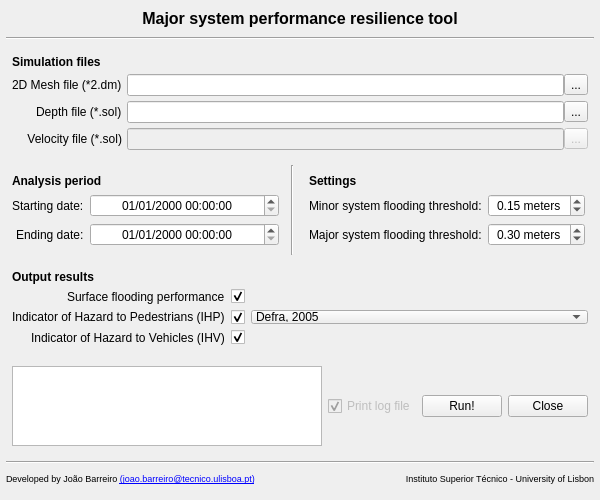
<?xml version="1.0" encoding="UTF-8"?>
<ui version="4.0">
 <class>MainWindow</class>
 <widget class="QMainWindow" name="MainWindow">
  <property name="geometry">
   <rect>
    <x>0</x>
    <y>0</y>
    <width>600</width>
    <height>500</height>
   </rect>
  </property>
  <property name="minimumSize">
   <size>
    <width>600</width>
    <height>500</height>
   </size>
  </property>
  <property name="maximumSize">
   <size>
    <width>600</width>
    <height>500</height>
   </size>
  </property>
  <property name="windowTitle">
   <string>MainWindow</string>
  </property>
  <widget class="QWidget" name="centralwidget">
   <layout class="QVBoxLayout" name="verticalLayout_2">
    <property name="leftMargin">
     <number>6</number>
    </property>
    <property name="topMargin">
     <number>6</number>
    </property>
    <property name="rightMargin">
     <number>6</number>
    </property>
    <property name="bottomMargin">
     <number>6</number>
    </property>
    <item>
     <widget class="QLabel" name="label_4">
      <property name="sizePolicy">
       <sizepolicy hsizetype="Preferred" vsizetype="Maximum">
        <horstretch>0</horstretch>
        <verstretch>0</verstretch>
       </sizepolicy>
      </property>
      <property name="text">
       <string>&lt;html&gt;&lt;head/&gt;&lt;body&gt;&lt;p align=&quot;center&quot;&gt;&lt;span style=&quot; font-size:12pt; font-weight:700;&quot;&gt;Major system performance resilience tool&lt;/span&gt;&lt;/p&gt;&lt;/body&gt;&lt;/html&gt;</string>
      </property>
     </widget>
    </item>
    <item>
     <widget class="Line" name="line_2">
      <property name="orientation">
       <enum>Qt::Horizontal</enum>
      </property>
     </widget>
    </item>
    <item>
     <widget class="QWidget" name="widget" native="true">
      <property name="sizePolicy">
       <sizepolicy hsizetype="Preferred" vsizetype="Maximum">
        <horstretch>0</horstretch>
        <verstretch>0</verstretch>
       </sizepolicy>
      </property>
      <layout class="QVBoxLayout" name="verticalLayout">
       <property name="spacing">
        <number>5</number>
       </property>
       <property name="leftMargin">
        <number>6</number>
       </property>
       <property name="topMargin">
        <number>6</number>
       </property>
       <property name="rightMargin">
        <number>6</number>
       </property>
       <property name="bottomMargin">
        <number>6</number>
       </property>
       <item>
        <widget class="QLabel" name="label">
         <property name="font">
          <font>
           <bold>true</bold>
          </font>
         </property>
         <property name="text">
          <string>Simulation files</string>
         </property>
        </widget>
       </item>
       <item>
        <layout class="QFormLayout" name="formLayout_2">
         <property name="labelAlignment">
          <set>Qt::AlignRight|Qt::AlignTrailing|Qt::AlignVCenter</set>
         </property>
         <property name="formAlignment">
          <set>Qt::AlignCenter</set>
         </property>
         <property name="bottomMargin">
          <number>0</number>
         </property>
         <item row="1" column="0">
          <widget class="QLabel" name="DepthFile_label">
           <property name="text">
            <string>Depth file (*.sol)</string>
           </property>
          </widget>
         </item>
         <item row="1" column="1">
          <widget class="QWidget" name="widget_3" native="true">
           <layout class="QHBoxLayout" name="horizontalLayout_5">
            <property name="spacing">
             <number>0</number>
            </property>
            <property name="leftMargin">
             <number>0</number>
            </property>
            <property name="topMargin">
             <number>0</number>
            </property>
            <property name="rightMargin">
             <number>0</number>
            </property>
            <property name="bottomMargin">
             <number>0</number>
            </property>
            <item>
             <widget class="QLineEdit" name="DepthFile_Filepath">
              <property name="enabled">
               <bool>true</bool>
              </property>
              <property name="toolTip">
               <string/>
              </property>
              <property name="inputMask">
               <string/>
              </property>
              <property name="text">
               <string/>
              </property>
              <property name="clearButtonEnabled">
               <bool>true</bool>
              </property>
             </widget>
            </item>
            <item>
             <widget class="QToolButton" name="DepthFile_Search">
              <property name="text">
               <string>...</string>
              </property>
              <property name="autoRaise">
               <bool>false</bool>
              </property>
             </widget>
            </item>
           </layout>
          </widget>
         </item>
         <item row="2" column="0">
          <widget class="QLabel" name="VelocityFile_label">
           <property name="text">
            <string>Velocity file (*.sol)</string>
           </property>
           <property name="alignment">
            <set>Qt::AlignRight|Qt::AlignTrailing|Qt::AlignVCenter</set>
           </property>
          </widget>
         </item>
         <item row="2" column="1">
          <widget class="QWidget" name="widget_2" native="true">
           <layout class="QHBoxLayout" name="horizontalLayout_3">
            <property name="spacing">
             <number>0</number>
            </property>
            <property name="leftMargin">
             <number>0</number>
            </property>
            <property name="topMargin">
             <number>0</number>
            </property>
            <property name="rightMargin">
             <number>0</number>
            </property>
            <property name="bottomMargin">
             <number>0</number>
            </property>
            <item>
             <widget class="QLineEdit" name="VelocityFile_Filepath">
              <property name="enabled">
               <bool>false</bool>
              </property>
              <property name="toolTip">
               <string/>
              </property>
              <property name="text">
               <string/>
              </property>
              <property name="clearButtonEnabled">
               <bool>true</bool>
              </property>
             </widget>
            </item>
            <item>
             <widget class="QToolButton" name="VelocityFile_Search">
              <property name="enabled">
               <bool>false</bool>
              </property>
              <property name="text">
               <string>...</string>
              </property>
              <property name="autoRaise">
               <bool>false</bool>
              </property>
             </widget>
            </item>
           </layout>
          </widget>
         </item>
         <item row="0" column="0">
          <widget class="QLabel" name="MeshFile_label">
           <property name="text">
            <string>2D Mesh file (*2.dm)</string>
           </property>
          </widget>
         </item>
         <item row="0" column="1">
          <widget class="QWidget" name="widget_16" native="true">
           <layout class="QHBoxLayout" name="horizontalLayout_14">
            <property name="spacing">
             <number>0</number>
            </property>
            <property name="leftMargin">
             <number>0</number>
            </property>
            <property name="topMargin">
             <number>0</number>
            </property>
            <property name="rightMargin">
             <number>0</number>
            </property>
            <property name="bottomMargin">
             <number>0</number>
            </property>
            <item>
             <widget class="QLineEdit" name="MeshFile_Filepath">
              <property name="enabled">
               <bool>true</bool>
              </property>
              <property name="toolTip">
               <string/>
              </property>
              <property name="inputMask">
               <string/>
              </property>
              <property name="text">
               <string/>
              </property>
              <property name="clearButtonEnabled">
               <bool>true</bool>
              </property>
             </widget>
            </item>
            <item>
             <widget class="QToolButton" name="MeshFile_Search">
              <property name="text">
               <string>...</string>
              </property>
              <property name="autoRaise">
               <bool>false</bool>
              </property>
             </widget>
            </item>
           </layout>
          </widget>
         </item>
        </layout>
       </item>
      </layout>
     </widget>
    </item>
    <item>
     <widget class="QWidget" name="widget" native="true">
      <property name="sizePolicy">
       <sizepolicy hsizetype="Preferred" vsizetype="Maximum">
        <horstretch>0</horstretch>
        <verstretch>0</verstretch>
       </sizepolicy>
      </property>
      <layout class="QHBoxLayout" name="horizontalLayout">
       <property name="leftMargin">
        <number>0</number>
       </property>
       <property name="topMargin">
        <number>0</number>
       </property>
       <property name="rightMargin">
        <number>0</number>
       </property>
       <property name="bottomMargin">
        <number>0</number>
       </property>
       <item>
        <widget class="QWidget" name="widget_4" native="true">
         <property name="sizePolicy">
          <sizepolicy hsizetype="Preferred" vsizetype="Maximum">
           <horstretch>0</horstretch>
           <verstretch>0</verstretch>
          </sizepolicy>
         </property>
         <layout class="QVBoxLayout" name="verticalLayout_3">
          <property name="spacing">
           <number>6</number>
          </property>
          <property name="leftMargin">
           <number>6</number>
          </property>
          <property name="topMargin">
           <number>6</number>
          </property>
          <property name="rightMargin">
           <number>6</number>
          </property>
          <property name="bottomMargin">
           <number>6</number>
          </property>
          <item>
           <widget class="QLabel" name="label_2">
            <property name="font">
             <font>
              <bold>true</bold>
             </font>
            </property>
            <property name="text">
             <string>Analysis period</string>
            </property>
           </widget>
          </item>
          <item>
           <layout class="QFormLayout" name="formLayout_3">
            <property name="labelAlignment">
             <set>Qt::AlignRight|Qt::AlignTrailing|Qt::AlignVCenter</set>
            </property>
            <property name="formAlignment">
             <set>Qt::AlignCenter</set>
            </property>
            <property name="verticalSpacing">
             <number>6</number>
            </property>
            <item row="0" column="0">
             <widget class="QLabel" name="studyNameLabel_2">
              <property name="text">
               <string>Starting date:</string>
              </property>
             </widget>
            </item>
            <item row="0" column="1">
             <widget class="QWidget" name="widget_6" native="true">
              <layout class="QHBoxLayout" name="horizontalLayout_7">
               <property name="spacing">
                <number>0</number>
               </property>
               <property name="leftMargin">
                <number>0</number>
               </property>
               <property name="topMargin">
                <number>0</number>
               </property>
               <property name="rightMargin">
                <number>0</number>
               </property>
               <property name="bottomMargin">
                <number>0</number>
               </property>
               <item>
                <widget class="QDateTimeEdit" name="StartingDate">
                 <property name="alignment">
                  <set>Qt::AlignCenter</set>
                 </property>
                 <property name="displayFormat">
                  <string>dd/MM/yyyy HH:mm:ss</string>
                 </property>
                </widget>
               </item>
              </layout>
             </widget>
            </item>
            <item row="1" column="0">
             <widget class="QLabel" name="studyDirectoryLabel_2">
              <property name="text">
               <string>Ending date:</string>
              </property>
             </widget>
            </item>
            <item row="1" column="1">
             <widget class="QWidget" name="widget_5" native="true">
              <layout class="QHBoxLayout" name="horizontalLayout_6">
               <property name="spacing">
                <number>0</number>
               </property>
               <property name="leftMargin">
                <number>0</number>
               </property>
               <property name="topMargin">
                <number>0</number>
               </property>
               <property name="rightMargin">
                <number>0</number>
               </property>
               <property name="bottomMargin">
                <number>0</number>
               </property>
               <item>
                <widget class="QDateTimeEdit" name="EndDate">
                 <property name="alignment">
                  <set>Qt::AlignCenter</set>
                 </property>
                 <property name="minimumDate">
                  <date>
                   <year>1753</year>
                   <month>9</month>
                   <day>14</day>
                  </date>
                 </property>
                 <property name="displayFormat">
                  <string>dd/MM/yyyy HH:mm:ss</string>
                 </property>
                </widget>
               </item>
              </layout>
             </widget>
            </item>
           </layout>
          </item>
         </layout>
        </widget>
       </item>
       <item>
        <widget class="Line" name="line_3">
         <property name="orientation">
          <enum>Qt::Vertical</enum>
         </property>
        </widget>
       </item>
       <item>
        <widget class="QWidget" name="widget_8" native="true">
         <layout class="QVBoxLayout" name="verticalLayout_4">
          <item>
           <widget class="QLabel" name="label_3">
            <property name="font">
             <font>
              <bold>true</bold>
             </font>
            </property>
            <property name="text">
             <string>Settings</string>
            </property>
           </widget>
          </item>
          <item>
           <layout class="QFormLayout" name="formLayout_4">
            <property name="labelAlignment">
             <set>Qt::AlignRight|Qt::AlignTrailing|Qt::AlignVCenter</set>
            </property>
            <property name="formAlignment">
             <set>Qt::AlignCenter</set>
            </property>
            <property name="verticalSpacing">
             <number>6</number>
            </property>
            <item row="0" column="1">
             <widget class="QWidget" name="widget_9" native="true">
              <layout class="QHBoxLayout" name="horizontalLayout_8">
               <property name="spacing">
                <number>0</number>
               </property>
               <property name="leftMargin">
                <number>0</number>
               </property>
               <property name="topMargin">
                <number>0</number>
               </property>
               <property name="rightMargin">
                <number>0</number>
               </property>
               <property name="bottomMargin">
                <number>0</number>
               </property>
               <item>
                <widget class="QDoubleSpinBox" name="MinorThreshold">
                 <property name="alignment">
                  <set>Qt::AlignCenter</set>
                 </property>
                 <property name="buttonSymbols">
                  <enum>QAbstractSpinBox::UpDownArrows</enum>
                 </property>
                 <property name="suffix">
                  <string> meters</string>
                 </property>
                 <property name="singleStep">
                  <double>0.100000000000000</double>
                 </property>
                 <property name="value">
                  <double>0.150000000000000</double>
                 </property>
                </widget>
               </item>
              </layout>
             </widget>
            </item>
            <item row="1" column="1">
             <widget class="QWidget" name="widget_10" native="true">
              <layout class="QHBoxLayout" name="horizontalLayout_9">
               <property name="spacing">
                <number>0</number>
               </property>
               <property name="leftMargin">
                <number>0</number>
               </property>
               <property name="topMargin">
                <number>0</number>
               </property>
               <property name="rightMargin">
                <number>0</number>
               </property>
               <property name="bottomMargin">
                <number>0</number>
               </property>
               <item>
                <widget class="QDoubleSpinBox" name="MajorThreshold">
                 <property name="alignment">
                  <set>Qt::AlignCenter</set>
                 </property>
                 <property name="buttonSymbols">
                  <enum>QAbstractSpinBox::UpDownArrows</enum>
                 </property>
                 <property name="suffix">
                  <string> meters</string>
                 </property>
                 <property name="singleStep">
                  <double>0.100000000000000</double>
                 </property>
                 <property name="value">
                  <double>0.300000000000000</double>
                 </property>
                </widget>
               </item>
              </layout>
             </widget>
            </item>
            <item row="0" column="0">
             <widget class="QLabel" name="MinorThreshold_label">
              <property name="toolTip">
               <string>&lt;html&gt;&lt;head/&gt;&lt;body&gt;&lt;p&gt;Depth above node elevation that defines the failure depth for Flooding Resilience calculation.&lt;/p&gt;&lt;/body&gt;&lt;/html&gt;</string>
              </property>
              <property name="text">
               <string>Minor system flooding threshold:</string>
              </property>
              <property name="alignment">
               <set>Qt::AlignLeading|Qt::AlignLeft|Qt::AlignVCenter</set>
              </property>
             </widget>
            </item>
            <item row="1" column="0">
             <widget class="QLabel" name="MajorThreshold_label">
              <property name="toolTip">
               <string>&lt;html&gt;&lt;head/&gt;&lt;body&gt;&lt;p&gt;Depth above node elevation that defines the failure depth for Flooding Resilience calculation.&lt;/p&gt;&lt;/body&gt;&lt;/html&gt;</string>
              </property>
              <property name="text">
               <string>Major system flooding threshold:</string>
              </property>
              <property name="alignment">
               <set>Qt::AlignLeading|Qt::AlignLeft|Qt::AlignVCenter</set>
              </property>
             </widget>
            </item>
           </layout>
          </item>
         </layout>
        </widget>
       </item>
      </layout>
     </widget>
    </item>
    <item>
     <widget class="QWidget" name="widget_12" native="true">
      <property name="sizePolicy">
       <sizepolicy hsizetype="Preferred" vsizetype="Maximum">
        <horstretch>0</horstretch>
        <verstretch>0</verstretch>
       </sizepolicy>
      </property>
      <layout class="QVBoxLayout" name="verticalLayout_5">
       <property name="spacing">
        <number>5</number>
       </property>
       <property name="leftMargin">
        <number>6</number>
       </property>
       <property name="topMargin">
        <number>6</number>
       </property>
       <property name="rightMargin">
        <number>6</number>
       </property>
       <property name="bottomMargin">
        <number>6</number>
       </property>
       <item>
        <widget class="QLabel" name="label_5">
         <property name="sizePolicy">
          <sizepolicy hsizetype="Preferred" vsizetype="Maximum">
           <horstretch>0</horstretch>
           <verstretch>0</verstretch>
          </sizepolicy>
         </property>
         <property name="font">
          <font>
           <bold>true</bold>
          </font>
         </property>
         <property name="text">
          <string>Output results</string>
         </property>
         <property name="scaledContents">
          <bool>false</bool>
         </property>
        </widget>
       </item>
       <item>
        <layout class="QFormLayout" name="formLayout">
         <property name="sizeConstraint">
          <enum>QLayout::SetDefaultConstraint</enum>
         </property>
         <property name="fieldGrowthPolicy">
          <enum>QFormLayout::AllNonFixedFieldsGrow</enum>
         </property>
         <property name="rowWrapPolicy">
          <enum>QFormLayout::WrapLongRows</enum>
         </property>
         <property name="labelAlignment">
          <set>Qt::AlignRight|Qt::AlignTrailing|Qt::AlignVCenter</set>
         </property>
         <property name="formAlignment">
          <set>Qt::AlignCenter</set>
         </property>
         <property name="horizontalSpacing">
          <number>6</number>
         </property>
         <property name="verticalSpacing">
          <number>6</number>
         </property>
         <item row="0" column="0">
          <widget class="QLabel" name="SFP_label">
           <property name="text">
            <string>Surface flooding performance</string>
           </property>
          </widget>
         </item>
         <item row="0" column="1">
          <widget class="QCheckBox" name="SFP_checkBox">
           <property name="sizePolicy">
            <sizepolicy hsizetype="MinimumExpanding" vsizetype="Minimum">
             <horstretch>0</horstretch>
             <verstretch>0</verstretch>
            </sizepolicy>
           </property>
           <property name="iconSize">
            <size>
             <width>16</width>
             <height>16</height>
            </size>
           </property>
           <property name="checked">
            <bool>true</bool>
           </property>
           <property name="tristate">
            <bool>false</bool>
           </property>
          </widget>
         </item>
         <item row="1" column="0">
          <widget class="QLabel" name="IHP_label">
           <property name="sizePolicy">
            <sizepolicy hsizetype="Preferred" vsizetype="MinimumExpanding">
             <horstretch>0</horstretch>
             <verstretch>0</verstretch>
            </sizepolicy>
           </property>
           <property name="text">
            <string>Indicator of Hazard to Pedestrians (IHP)</string>
           </property>
           <property name="alignment">
            <set>Qt::AlignLeading|Qt::AlignLeft|Qt::AlignTop</set>
           </property>
          </widget>
         </item>
         <item row="2" column="0">
          <widget class="QLabel" name="IHV_label">
           <property name="text">
            <string>Indicator of Hazard to Vehicles (IHV)</string>
           </property>
          </widget>
         </item>
         <item row="2" column="1">
          <widget class="QCheckBox" name="IHV_checkBox">
           <property name="sizePolicy">
            <sizepolicy hsizetype="MinimumExpanding" vsizetype="Minimum">
             <horstretch>0</horstretch>
             <verstretch>0</verstretch>
            </sizepolicy>
           </property>
           <property name="checked">
            <bool>true</bool>
           </property>
          </widget>
         </item>
         <item row="1" column="1">
          <widget class="QWidget" name="widget_11" native="true">
           <property name="sizePolicy">
            <sizepolicy hsizetype="Preferred" vsizetype="Ignored">
             <horstretch>0</horstretch>
             <verstretch>0</verstretch>
            </sizepolicy>
           </property>
           <layout class="QHBoxLayout" name="horizontalLayout_4" stretch="0,1">
            <property name="spacing">
             <number>6</number>
            </property>
            <property name="leftMargin">
             <number>0</number>
            </property>
            <property name="topMargin">
             <number>0</number>
            </property>
            <property name="rightMargin">
             <number>0</number>
            </property>
            <property name="bottomMargin">
             <number>0</number>
            </property>
            <item>
             <widget class="QCheckBox" name="IHP_checkBox">
              <property name="sizePolicy">
               <sizepolicy hsizetype="MinimumExpanding" vsizetype="Maximum">
                <horstretch>0</horstretch>
                <verstretch>0</verstretch>
               </sizepolicy>
              </property>
              <property name="checked">
               <bool>true</bool>
              </property>
             </widget>
            </item>
            <item>
             <widget class="QComboBox" name="UHP_comboBox">
              <property name="enabled">
               <bool>true</bool>
              </property>
              <property name="sizePolicy">
               <sizepolicy hsizetype="Preferred" vsizetype="Maximum">
                <horstretch>0</horstretch>
                <verstretch>0</verstretch>
               </sizepolicy>
              </property>
              <property name="frame">
               <bool>true</bool>
              </property>
              <item>
               <property name="text">
                <string>Defra, 2005</string>
               </property>
              </item>
              <item>
               <property name="text">
                <string>Martinez, 2017</string>
               </property>
              </item>
             </widget>
            </item>
           </layout>
          </widget>
         </item>
        </layout>
       </item>
      </layout>
     </widget>
    </item>
    <item>
     <widget class="QWidget" name="widget_7" native="true">
      <property name="sizePolicy">
       <sizepolicy hsizetype="Preferred" vsizetype="Maximum">
        <horstretch>0</horstretch>
        <verstretch>0</verstretch>
       </sizepolicy>
      </property>
      <layout class="QHBoxLayout" name="horizontalLayout_10">
       <property name="leftMargin">
        <number>6</number>
       </property>
       <property name="topMargin">
        <number>6</number>
       </property>
       <property name="rightMargin">
        <number>6</number>
       </property>
       <property name="bottomMargin">
        <number>6</number>
       </property>
       <item>
        <widget class="QTextEdit" name="textEdit">
         <property name="enabled">
          <bool>true</bool>
         </property>
         <property name="sizePolicy">
          <sizepolicy hsizetype="Expanding" vsizetype="Minimum">
           <horstretch>0</horstretch>
           <verstretch>0</verstretch>
          </sizepolicy>
         </property>
         <property name="minimumSize">
          <size>
           <width>0</width>
           <height>80</height>
          </size>
         </property>
         <property name="maximumSize">
          <size>
           <width>16777215</width>
           <height>80</height>
          </size>
         </property>
         <property name="acceptRichText">
          <bool>false</bool>
         </property>
         <property name="textInteractionFlags">
          <set>Qt::LinksAccessibleByKeyboard|Qt::LinksAccessibleByMouse|Qt::TextBrowserInteraction|Qt::TextSelectableByKeyboard|Qt::TextSelectableByMouse</set>
         </property>
         <property name="placeholderText">
          <string/>
         </property>
        </widget>
       </item>
       <item>
        <widget class="QCheckBox" name="logBox">
         <property name="enabled">
          <bool>false</bool>
         </property>
         <property name="text">
          <string>Print log file</string>
         </property>
         <property name="iconSize">
          <size>
           <width>16</width>
           <height>16</height>
          </size>
         </property>
         <property name="checked">
          <bool>true</bool>
         </property>
         <property name="tristate">
          <bool>false</bool>
         </property>
        </widget>
       </item>
       <item>
        <layout class="QHBoxLayout" name="horizontalLayout_2">
         <item>
          <widget class="QPushButton" name="runButton">
           <property name="text">
            <string>Run!</string>
           </property>
          </widget>
         </item>
         <item>
          <widget class="QPushButton" name="closeButton">
           <property name="text">
            <string>Close</string>
           </property>
          </widget>
         </item>
        </layout>
       </item>
      </layout>
     </widget>
    </item>
    <item>
     <widget class="Line" name="line">
      <property name="orientation">
       <enum>Qt::Horizontal</enum>
      </property>
     </widget>
    </item>
    <item>
     <widget class="QWidget" name="widget" native="true">
      <property name="sizePolicy">
       <sizepolicy hsizetype="Preferred" vsizetype="Maximum">
        <horstretch>0</horstretch>
        <verstretch>0</verstretch>
       </sizepolicy>
      </property>
      <layout class="QHBoxLayout" name="horizontalLayout_11">
       <property name="spacing">
        <number>6</number>
       </property>
       <property name="sizeConstraint">
        <enum>QLayout::SetMinimumSize</enum>
       </property>
       <property name="leftMargin">
        <number>0</number>
       </property>
       <property name="topMargin">
        <number>0</number>
       </property>
       <property name="rightMargin">
        <number>0</number>
       </property>
       <property name="bottomMargin">
        <number>0</number>
       </property>
       <item>
        <widget class="QLabel" name="footer_left_label">
         <property name="sizePolicy">
          <sizepolicy hsizetype="Preferred" vsizetype="Fixed">
           <horstretch>0</horstretch>
           <verstretch>0</verstretch>
          </sizepolicy>
         </property>
         <property name="text">
          <string>&lt;html&gt;&lt;head/&gt;&lt;body&gt;&lt;p&gt;&lt;span style=&quot; font-size:7pt;&quot;&gt;Developed by João Barreiro &lt;/span&gt;&lt;a href=&quot;mailto:joao.barreiro@tecnico.ulisboa.pt&quot;&gt;&lt;span style=&quot; font-size:7pt; text-decoration: underline; color:#0000ff;&quot;&gt;(joao.barreiro@tecnico.ulisboa.pt)&lt;/span&gt;&lt;/a&gt;&lt;/p&gt;&lt;/body&gt;&lt;/html&gt;</string>
         </property>
         <property name="openExternalLinks">
          <bool>true</bool>
         </property>
        </widget>
       </item>
       <item>
        <widget class="QLabel" name="footer_right_label">
         <property name="sizePolicy">
          <sizepolicy hsizetype="Preferred" vsizetype="Fixed">
           <horstretch>0</horstretch>
           <verstretch>0</verstretch>
          </sizepolicy>
         </property>
         <property name="text">
          <string>&lt;html&gt;&lt;head/&gt;&lt;body&gt;&lt;p&gt;&lt;span style=&quot; font-size:7pt;&quot;&gt;Instituto Superior Técnico - University of Lisbon&lt;/span&gt;&lt;/p&gt;&lt;/body&gt;&lt;/html&gt;</string>
         </property>
         <property name="alignment">
          <set>Qt::AlignRight|Qt::AlignTrailing|Qt::AlignVCenter</set>
         </property>
        </widget>
       </item>
      </layout>
     </widget>
    </item>
   </layout>
  </widget>
 </widget>
 <tabstops>
  <tabstop>MeshFile_Filepath</tabstop>
  <tabstop>MeshFile_Search</tabstop>
  <tabstop>DepthFile_Filepath</tabstop>
  <tabstop>DepthFile_Search</tabstop>
  <tabstop>VelocityFile_Filepath</tabstop>
  <tabstop>VelocityFile_Search</tabstop>
  <tabstop>StartingDate</tabstop>
  <tabstop>EndDate</tabstop>
  <tabstop>MinorThreshold</tabstop>
  <tabstop>MajorThreshold</tabstop>
  <tabstop>SFP_checkBox</tabstop>
  <tabstop>IHP_checkBox</tabstop>
  <tabstop>UHP_comboBox</tabstop>
  <tabstop>IHV_checkBox</tabstop>
  <tabstop>textEdit</tabstop>
  <tabstop>logBox</tabstop>
  <tabstop>runButton</tabstop>
  <tabstop>closeButton</tabstop>
 </tabstops>
 <resources/>
 <connections>
  <connection>
   <sender>IHP_checkBox</sender>
   <signal>toggled(bool)</signal>
   <receiver>UHP_comboBox</receiver>
   <slot>setEnabled(bool)</slot>
   <hints>
    <hint type="sourcelabel">
     <x>233</x>
     <y>306</y>
    </hint>
    <hint type="destinationlabel">
     <x>260</x>
     <y>310</y>
    </hint>
   </hints>
  </connection>
 </connections>
</ui>
